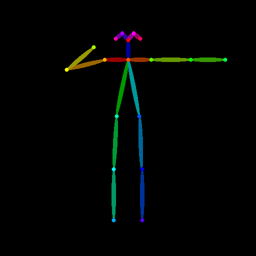
#> input picture pose/library/archer.png, 256 x 256 px
$ python -i stub.py   (imports and definitions only)
#> lines starting #> are read from the running program, lines starting #| are printed output that depends on the picture
### eval/pose_io.py
"""PoseJSON helpers shared by eval/ (Overview §6.2). CPU only; no torch.

render(posejson) draws a skeleton exactly as controlnet_aux 0.0.10 does (``open_pose.util.draw_bodypose``, vendored
below so CI can run it without torch; Apache-2.0, https://github.com/huggingface/controlnet_aux). ControlNet was
trained on that drawing, so every skeleton we feed it should come from here or from the detector itself.
"""
import json
import math

BODY_POINTS = ["nose", "neck", "r_shoulder", "r_elbow", "r_wrist", "l_shoulder", "l_elbow", "l_wrist", "r_hip",
               "r_knee", "r_ankle", "l_hip", "l_knee", "l_ankle", "r_eye", "l_eye", "r_ear", "l_ear"]
_LIMBS = [[2, 3], [2, 6], [3, 4], [4, 5], [6, 7], [7, 8], [2, 9], [9, 10], [10, 11], [2, 12], [12, 13], [13, 14],
          [2, 1], [1, 15], [15, 17], [1, 16], [16, 18]]
_COLORS = [[255, 0, 0], [255, 85, 0], [255, 170, 0], [255, 255, 0], [170, 255, 0], [85, 255, 0], [0, 255, 0],
           [0, 255, 85], [0, 255, 170], [0, 255, 255], [0, 170, 255], [0, 85, 255], [0, 0, 255], [85, 0, 255],
           [170, 0, 255], [255, 0, 255], [255, 0, 170], [255, 0, 85]]


def load(path):
    return json.load(open(path, encoding="utf-8"))


# [9 lines left out: function make_posejson, not called in this run]


def present(kp, min_conf=0.3):
    return kp is not None and len(kp) >= 3 and kp[2] > min_conf


def draw_bodypose(canvas, keypoints):
    """controlnet_aux 0.0.10 util.draw_bodypose, unchanged except Keypoint -> (x, y) tuples or None."""
    import cv2
    import numpy as np
    H, W, _ = canvas.shape
    stickwidth = 4
    for (k1, k2), color in zip(_LIMBS, _COLORS):
        p1, p2 = keypoints[k1 - 1], keypoints[k2 - 1]
        if p1 is None or p2 is None:
            continue
        Y = np.array([p1[0], p2[0]]) * float(W)
        X = np.array([p1[1], p2[1]]) * float(H)
        mX, mY = np.mean(X), np.mean(Y)
        length = ((X[0] - X[1]) ** 2 + (Y[0] - Y[1]) ** 2) ** 0.5
        angle = math.degrees(math.atan2(X[0] - X[1], Y[0] - Y[1]))
        polygon = cv2.ellipse2Poly((int(mY), int(mX)), (int(length / 2), stickwidth), int(angle), 0, 360, 1)
        cv2.fillConvexPoly(canvas, polygon, [int(float(c) * 0.6) for c in color])
    for kp, color in zip(keypoints, _COLORS):
        if kp is None:
            continue
        cv2.circle(canvas, (int(kp[0] * W), int(kp[1] * H)), 4, color, thickness=-1)
    return canvas


def render(posejson, size=512):
    """PoseJSON -> PIL RGB skeleton on black (body only), drawn the way the detector library draws."""
    import numpy as np
    from PIL import Image
    canvas = np.zeros((size, size, 3), dtype=np.uint8)
    for person in posejson.get("people", []):
        kps = [(k[0], k[1]) if (k is not None and len(k) >= 3 and k[2] > 0) else None for k in person["keypoints"]]
        canvas = draw_bodypose(canvas, kps)
    return Image.fromarray(canvas)

### pose/stub.py
"""Pose-input stubs (owner C; Overview 6.5 and 7). Every function has the real name and signature and returns a
valid ControlImage (512x512 RGB + sidecar dict) showing ONE standing figure, for any input. Lets D's app and A's
`--control_source auto` run before the real pose/ modules land; replaced at S2 by changing one import line.
Never needs a GPU or the detector, and never writes anything."""

from PIL import Image, ImageDraw

_NAMES = ["nose", "neck", "r_shoulder", "r_elbow", "r_wrist", "l_shoulder", "l_elbow", "l_wrist", "r_hip",
          "r_knee", "r_ankle", "l_hip", "l_knee", "l_ankle", "r_eye", "l_eye", "r_ear", "l_ear"]

# One standing figure, normalised 0-1 (x right, y down), well inside the canvas. Person's right = image left.
_STANDING = {
    "nose": (0.50, 0.16), "neck": (0.50, 0.24),
    "r_shoulder": (0.42, 0.26), "r_elbow": (0.39, 0.40), "r_wrist": (0.38, 0.53),
    "l_shoulder": (0.58, 0.26), "l_elbow": (0.61, 0.40), "l_wrist": (0.62, 0.53),
    "r_hip": (0.45, 0.55), "r_knee": (0.45, 0.73), "r_ankle": (0.45, 0.91),
    "l_hip": (0.55, 0.55), "l_knee": (0.55, 0.73), "l_ankle": (0.55, 0.91),
    "r_eye": (0.48, 0.145), "l_eye": (0.52, 0.145), "r_ear": (0.455, 0.155), "l_ear": (0.545, 0.155),
}
_LIMBS = [(1, 2), (1, 5), (2, 3), (3, 4), (5, 6), (6, 7), (1, 8), (8, 9), (9, 10), (1, 11), (11, 12), (12, 13),
          (1, 0), (0, 14), (14, 16), (0, 15), (15, 17)]


def _standing_posejson(source):
    return {"version": "pose0.1", "canvas": 512,
            "people": [{"keypoints": [[_STANDING[n][0], _STANDING[n][1], 1.0] for n in _NAMES]}],
            "source": source, "producer": "C"}


def _fallback_render(pj):
    """Plain PIL skeleton on black; used only if the repo's real renderer can't be imported (e.g. CPU-only CI)."""
    img = Image.new("RGB", (512, 512), (0, 0, 0))
    d = ImageDraw.Draw(img)
    for person in pj["people"]:
        kp = person["keypoints"]
        for a, b in _LIMBS:
            if kp[a][2] > 0 and kp[b][2] > 0:
                d.line([kp[a][0] * 512, kp[a][1] * 512, kp[b][0] * 512, kp[b][1] * 512],
                       fill=(255, 140, 0), width=4)
        for x, y, c in kp:
            if c > 0:
                d.ellipse([x * 512 - 4, y * 512 - 4, x * 512 + 4, y * 512 + 4], fill=(0, 200, 255))
    return img


def _render(pj):
    try:
        from eval.pose_io import render      # the same renderer make_pair_pose.py uses
        img = render(pj).convert("RGB")
        return img if img.size == (512, 512) else img.resize((512, 512))
    except Exception:
        return _fallback_render(pj)


def _control(source, kind="openpose", extra_warning=None):
    pj = _standing_posejson(source)
    img = _render(pj)
    if kind == "canny":                       # white edges on black
        img = img.convert("L").point(lambda v: 255 if v > 0 else 0).convert("RGB")
    warnings = ["stub: returns a fixed standing figure"] + ([extra_warning] if extra_warning else [])
    return {"image": img, "type": kind, "source": source, "n_people": 1, "pose_json": pj, "warnings": warnings}


def make_pose(name, n=1, positions=None):
    """Stub: always one standing figure, whatever `name`, `n` and `positions` are."""
    return _control(f"preset:{name}")


def pose_from_text(text_or_scene):
    """Stub: always one standing figure, whatever the text is."""
    return _control("auto")


def extract_pose(image):
    """Stub: ignores the image, returns one standing figure. Writes nothing and keeps no reference to the input."""
    return _control("photo")


def extract_edges(image, low=100, high=200):
    """Stub: ignores the image, returns the standing figure as white edges on black (canny)."""
    return _control("painting", kind="canny")

>>> import cv2
>>> picture = cv2.imread('library/archer.png', cv2.IMREAD_GRAYSCALE)
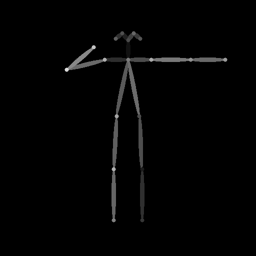
#> picture: shape (256, 256); min 0, max 225, mean 3.1
>>> result = _control(picture)
#> in _control, `pj = _standing_posejson(source)`: pj = 5 items
#> the loop in render, `for person in posejson.get("people", []):` made 1 pass
#> (H in draw_bodypose, W in draw_bodypose, stickwidth in draw_bodypose) on pass 1: (512, 512, 4)
#> pass 1, in render, `canvas = draw_bodypose(canvas, kps)`:
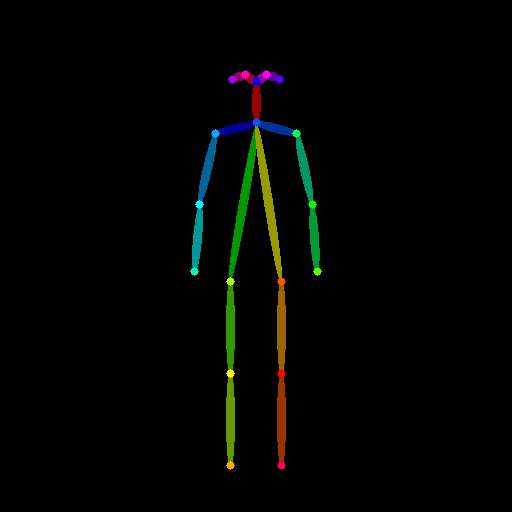
#> canvas: shape (512, 512, 3); mean of channels 0, 1, 2 1.7, 4, 2.5; drawn as B, G, R
#> result = 6 items

$ run again, on pose/library/bowing_pair.png
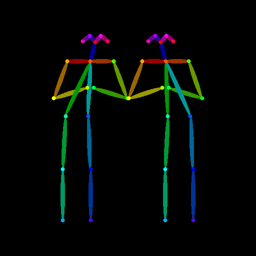
#> input picture pose/library/bowing_pair.png, 256 x 256 px
#> `picture = cv2.imread('library/archer.png', cv2.IMREAD_GRAYSCALE)`:
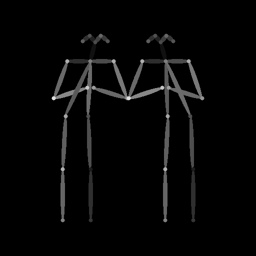
#> picture: shape (256, 256); min 0, max 225, mean 6.1
#> pj = 5 items
#> the loop in render, `for person in posejson.get("people", []):` made 1 pass
#> (H in draw_bodypose, W in draw_bodypose, stickwidth in draw_bodypose) on pass 1: (512, 512, 4)
#> result = 6 items

$ run again, on pose/library/embrace.png
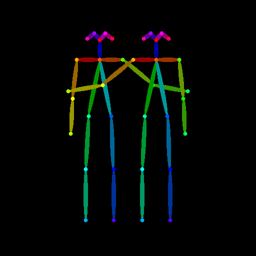
#> input picture pose/library/embrace.png, 256 x 256 px
#> `picture = cv2.imread('library/archer.png', cv2.IMREAD_GRAYSCALE)`:
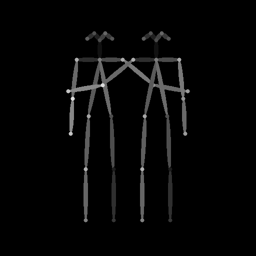
#> picture: shape (256, 256); min 0, max 225, mean 6
#> pj = 5 items
#> the loop in render, `for person in posejson.get("people", []):` made 1 pass
#> (H in draw_bodypose, W in draw_bodypose, stickwidth in draw_bodypose) on pass 1: (512, 512, 4)
#> result = 6 items

$ run again, on pose/library/kneel_namaste.png
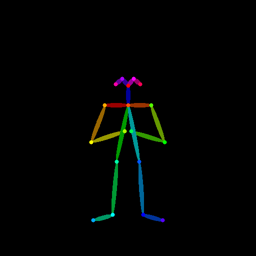
#> input picture pose/library/kneel_namaste.png, 256 x 256 px
#> `picture = cv2.imread('library/archer.png', cv2.IMREAD_GRAYSCALE)`:
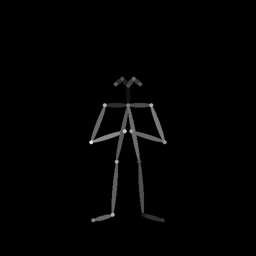
#> picture: shape (256, 256); min 0, max 225, mean 2.8
#> pj = 5 items
#> the loop in render, `for person in posejson.get("people", []):` made 1 pass
#> (H in draw_bodypose, W in draw_bodypose, stickwidth in draw_bodypose) on pass 1: (512, 512, 4)
#> result = 6 items
